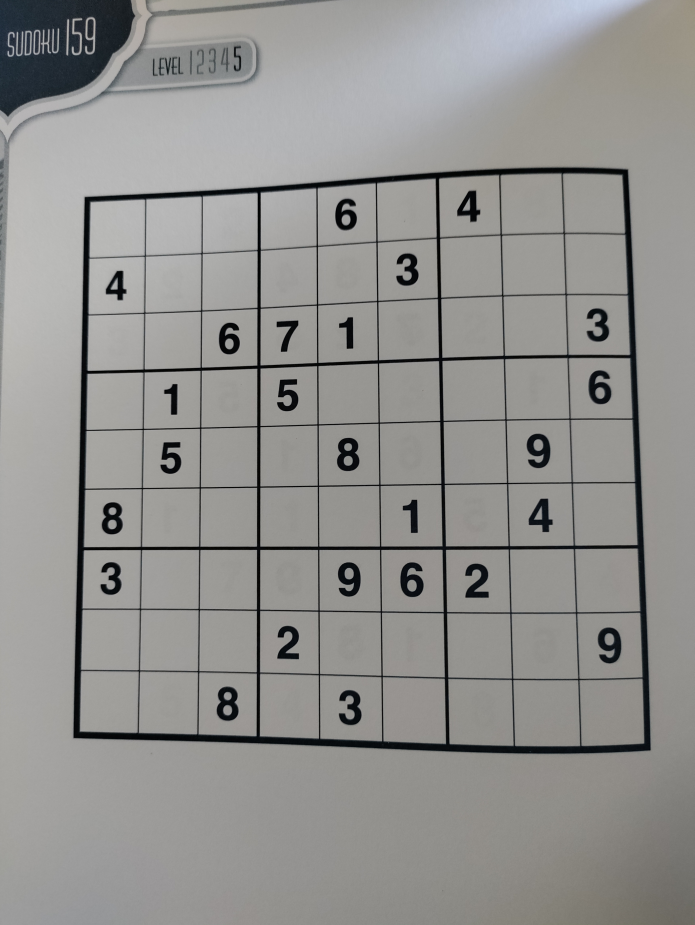
#> input picture puzzles/159.jpg, 3472 x 4624 px, given in place of multiple.jpg, which was not available (shown at 1/5 size)
$ python SolveFromImage.py
#> lines starting #> are read from the running program, lines starting #| are printed output that depends on the picture; after the words box and inside, x2 and y2 are one past the last pixel; in counts of white or black regions, pixels touching at a corner belong together; pictures that were not available may be replaced by others from this repository, and a replacement may not be noted
import cv2
import itertools
import numpy as np
import operator


def getOriginalImage(imgName):
    imgPath = f"puzzles/{imgName}.jpg"
    img = cv2.imread(imgPath)
    # img = cv2.resize(img, (0, 0), fx=0.2, fy=0.2)
    img = cv2.resize(img, (0, 0), fx=0.4, fy=0.4)
    return img


def preProcessImage(img):
    img = cv2.cvtColor(img, cv2.COLOR_BGR2GRAY)
    img = cv2.GaussianBlur(img, (9, 9), 0)
    img = cv2.adaptiveThreshold(
        img, 255, cv2.ADAPTIVE_THRESH_GAUSSIAN_C, cv2.THRESH_BINARY, 11, 2
    )
    img = cv2.bitwise_not(img, img)
    kernel = np.array([[0.0, 1.0, 0.0], [1.0, 1.0, 1.0], [0.0, 1.0, 0.0]], np.uint8)
    img = cv2.dilate(img, kernel)
    return img


def getGridBorder(originalImg, processedImg):
    contours, _ = cv2.findContours(
        processedImg, cv2.RETR_EXTERNAL, cv2.CHAIN_APPROX_SIMPLE
    )
    contours = sorted(contours, key=cv2.contourArea, reverse=True)
    img = cv2.drawContours(originalImg, contours, 0, (0, 0, 255), 10)
    return [img, contours[0]]


def getGridCornerPoints(grid):
    # Use "Ramer Doughlas Peucker algorithm" to get corners
    bottom_right, _ = max(
        enumerate(pt[0][0] + pt[0][1] for pt in grid), key=operator.itemgetter(1)
    )
    top_left, _ = min(
        enumerate(pt[0][0] + pt[0][1] for pt in grid), key=operator.itemgetter(1)
    )
    bottom_left, _ = min(
        enumerate(pt[0][0] - pt[0][1] for pt in grid), key=operator.itemgetter(1)
    )
    top_right, _ = max(
        enumerate(pt[0][0] - pt[0][1] for pt in grid), key=operator.itemgetter(1)
    )

    return [
        grid[top_left][0],
        grid[top_right][0],
        grid[bottom_right][0],
        grid[bottom_left][0],
    ]


def distance_between(p1, p2):
    a = p2[0] - p1[0]
    b = p2[1] - p1[1]
    return np.sqrt((a**2) + (b**2))


def cropAndWarpImg(img, corners):
    top_left, top_right, bottom_right, bottom_left = (
        corners[0],
        corners[1],
        corners[2],
        corners[3],
    )

    src = np.array([top_left, top_right, bottom_right, bottom_left], dtype="float32")
    side = max(
        [
            distance_between(bottom_right, top_right),
            distance_between(top_left, bottom_left),
            distance_between(bottom_right, bottom_left),
            distance_between(top_left, top_right),
        ]
    )
    dst = np.array(
        [[0, 0], [side - 1, 0], [side - 1, side - 1], [0, side - 1]], dtype="float32"
    )
    m = cv2.getPerspectiveTransform(src, dst)
    return cv2.warpPerspective(img, m, (int(side), int(side)))


def getGridCells(img):
    cells = []
    side = img.shape[:1]
    side = side[0] / 9
    for j, i in itertools.product(range(9), range(9)):
        # Top left corner of a cell
        p1 = (i * side, j * side)
        # Bottom right corner of a cell
        p2 = ((i + 1) * side, (j + 1) * side)
        cells.append((p1, p2))
    return cells


def cutOutCell(img, cell):
    return img[int(cell[0][1]) : int(cell[1][1]), int(cell[0][0]) : int(cell[1][0])]


def getLargestFeatureInCell(img, topL=None, bottomR=None):
    img = img.copy()
    height, width = img.shape[:2]
    maxArea = 0
    seedPoint = (0, 0)

    if topL is None:
        topL = [0, 0]

    if bottomR is None:
        bottomR = [width, height]

    for x in range(topL[0], bottomR[0]):
        for y in range(topL[1], bottomR[1]):
            # Only operate on light or white squares
            # Note that .item() appears to take input as y, x
            if img.item(y, x) == 255 and x < width and y < height:
                area = cv2.floodFill(img, None, (x, y), 64)
                if area[0] > maxArea:
                    maxArea = area[0]
                    seedPoint = (x, y)

    for x in range(width):
        for y in range(height):
            if img.item(y, x) == 255 and x < width and y < height:
                cv2.floodFill(img, None, (x, y), 64)

    mask = np.zeros((height + 2, width + 2), np.uint8)
    if all(p is not None for p in seedPoint):
        cv2.floodFill(img, mask, seedPoint, 255)

    top, bottom, left, right = height, 0, width, 0
    for x in range(width):
        for y in range(height):
            if img.item(y, x) == 64:
                cv2.floodFill(img, mask, (x, y), 0)

            if img.item(y, x) == 255:
                top = y if y < top else top
                bottom = y if y > bottom else bottom
                left = x if x < left else left
                right = x if x > right else right

    bbox = [[left, top], [right, bottom]]
    return img, np.array(bbox, dtype="float32"), seedPoint


def scaleAndCentre(img, size, margin=0, background=0):
    """Scales and centres an image onto a new background square."""
    height, width = img.shape[:2]

    def centrePad(length):
        """Handles centering for a given length that may be odd or even."""
        side1 = int((size - length) / 2)
        side2 = side1 if length % 2 == 0 else side1 + 1
        return side1, side2

    def scale(r, x):
        return int(r * x)

    if height > width:
        t_pad = int(margin / 2)
        b_pad = t_pad
        ratio = (size - margin) / height
        width, height = scale(ratio, width), scale(ratio, height)
        l_pad, r_pad = centrePad(width)
    else:
        l_pad = int(margin / 2)
        r_pad = l_pad
        ratio = (size - margin) / width
        width, height = scale(ratio, width), scale(ratio, height)
        t_pad, b_pad = centrePad(height)

    if width > 0:
        img = cv2.resize(img, (width, height))
    img = cv2.copyMakeBorder(
        img, t_pad, b_pad, l_pad, r_pad, cv2.BORDER_CONSTANT, None, background
    )
    return cv2.resize(img, (size, size))


def extractDigit(img, cell, size):
    digit = cutOutCell(img, cell)
    height, width = digit.shape[:2]
    margin = int(np.mean([height, width]) / 2.5)
    _, bbox, seed = getLargestFeatureInCell(
        digit, [margin, margin], [width - margin, height - margin]
    )
    digit = cutOutCell(digit, bbox)
    w = bbox[1][0] - bbox[0][0]
    h = bbox[1][1] - bbox[0][1]

    if w > 0 and h > 0 and (w * h) > 100 and len(digit) > 0:
        return scaleAndCentre(digit, size, 4)
    else:
        return np.zeros((size, size), np.uint8)


def getDigitsFromCells(img, cells, size):
    img = preProcessImage(img.copy())
    return [extractDigit(img, cell, size) for cell in cells]


def showImg(title, img):
    cv2.imshow(title, img)
    cv2.waitKey(0)
    cv2.destroyAllWindows()


def showDigits(digits, colour=255):
    """Shows list of 81 extracted digits in a grid format"""
    rows = []
    with_border = [
        cv2.copyMakeBorder(img.copy(), 1, 1, 1, 1, cv2.BORDER_CONSTANT, None, colour)
        for img in digits
    ]
    for i in range(9):
        row = np.concatenate(with_border[i * 9 : ((i + 1) * 9)], axis=1)
        rows.append(row)

    return np.concatenate(rows)


def getBoard():
    # Get the original img
    originalImg = getOriginalImage("multiple")
#> in getOriginalImage, img is the input picture: shape (4624, 3472, 3); mean B, G, R 143.1, 145.4, 145.9
    showImg("Original", originalImg)

    # Set Thresholds up on the img
    preProcessedImg = preProcessImage(originalImg)
#> in preProcessImage, `img = cv2.adaptiveThreshold( img, 255, cv2.ADAPTIVE_THRESH_GAUSSIAN_C,..`:
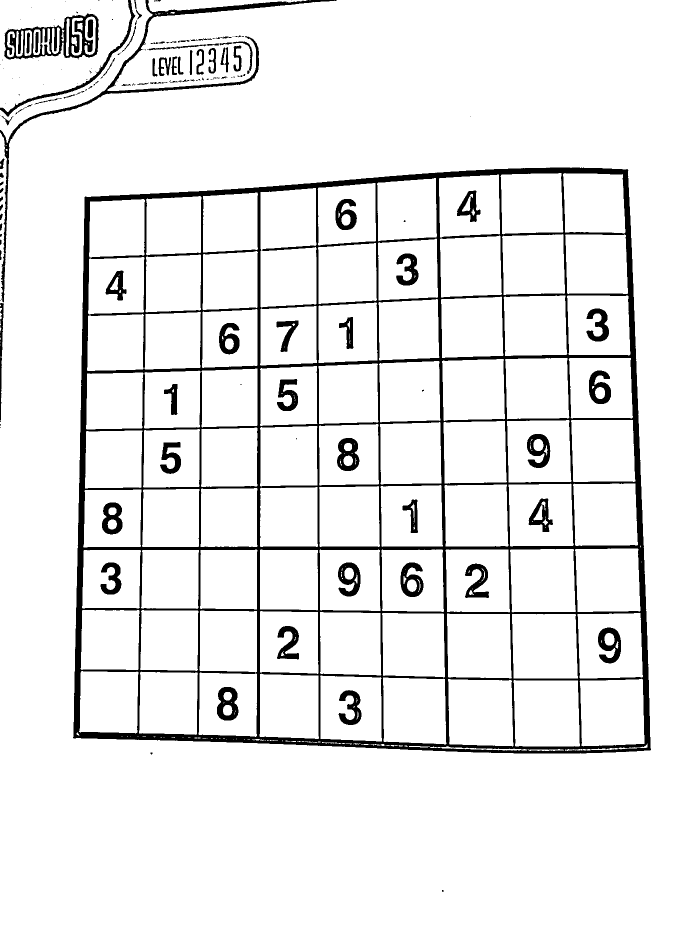
#> img: shape (1850, 1389) (shown at 1/2 size); 92.4% white; 163 black regions (82 under 20 px), largest, box (x1, y1, x2, y2) and area: (146, 335, 1302, 1507) 133399, (0, 0, 673, 605) 8968, (8, 27, 198, 119) 6408
#> in preProcessImage, `img = cv2.dilate(img, kernel)`:
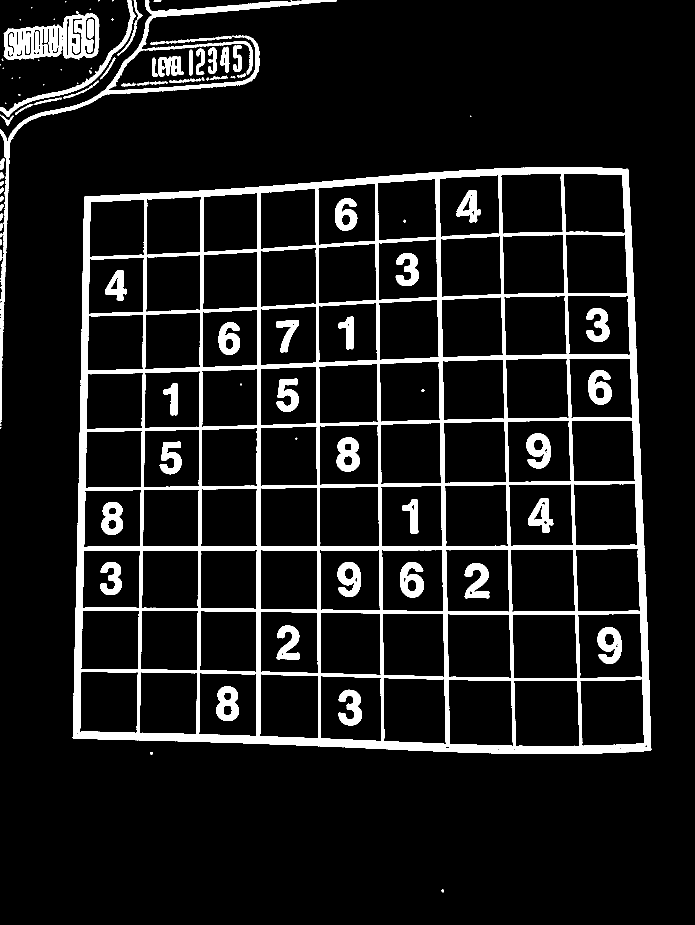
#> img: shape (1850, 1389) (shown at 1/2 size); 10% white; 104 white regions (26 under 20 px)
    showImg("After Thresholding", preProcessedImg)

    # Get the sudoku grid borders
    gridWithBorder, gridEdges = getGridBorder(originalImg.copy(), preProcessedImg)
#> in getGridBorder, `contours, _ = cv2.findContours( processedImg, cv2.RETR_EXTERNAL, cv2.C..`: contours = 72 contours, 30 with area under 20; largest, box (x1, y1, x2, y2) and area: (145, 334, 1303, 1508) 1274137, (7, 26, 199, 120) 12676, (0, 0, 674, 845) 12571, (0, 0, 272, 234) 2706, (342, 112, 368, 151) 641
#> in getGridBorder, `img = cv2.drawContours(originalImg, contours, 0, (0, 0, 255), 10)`:
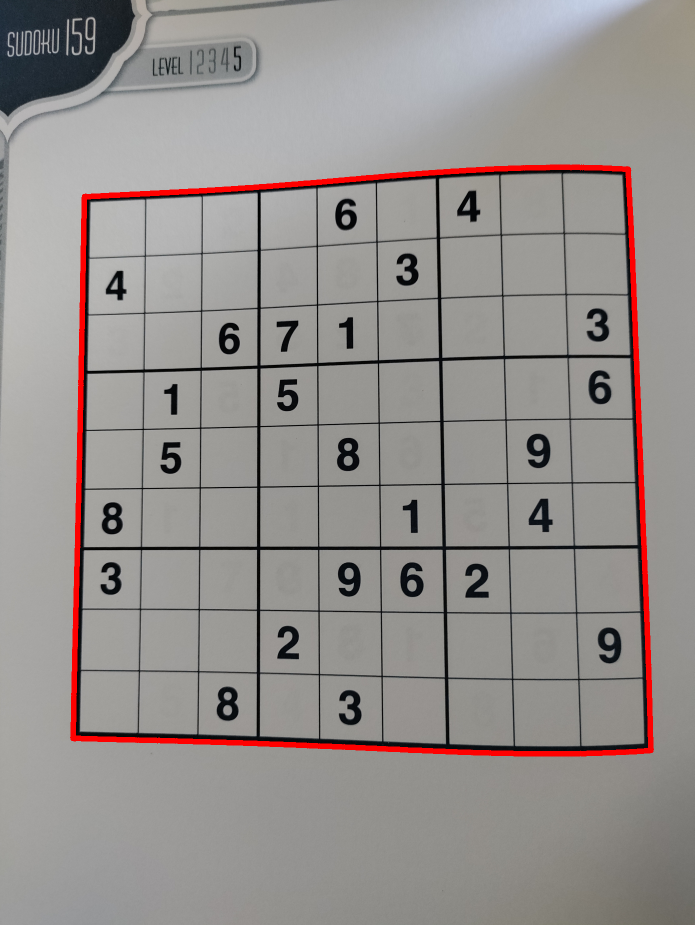
#> img: shape (1850, 1389, 3) (shown at 1/2 size); mean of channels 0, 1, 2 141.4, 143.7, 149.2; drawn as B, G, R
#> gridEdges = contour of 509 points, box (x1, y1, x2, y2) (145, 334, 1303, 1508), area 1274137
    showImg("Grid with Border", gridWithBorder)

    # Get the grid corner points
    corners = getGridCornerPoints(gridEdges)
#> in getGridCornerPoints, `bottom_right, _ = max( enumerate(pt[0][0] + pt[0][1] for pt in grid), ..`: bottom_right = 349
#> in getGridCornerPoints, `top_left, _ = min( enumerate(pt[0][0] + pt[0][1] for pt in grid), key=..`: top_left = 132
#> in getGridCornerPoints, `bottom_left, _ = min( enumerate(pt[0][0] - pt[0][1] for pt in grid), k..`: bottom_left = 228
#> in getGridCornerPoints, `top_right, _ = max( enumerate(pt[0][0] - pt[0][1] for pt in grid), key..`: top_right = 477
#> corners = [[170, 392], [1257, 340], [1300, 1501], [145, 1475]]

    # get the extracted grid on its own
    croppedGridImg = cropAndWarpImg(originalImg, corners)
#> in cropAndWarpImg, `top_left, top_right, bottom_right, bottom_left = ( corners[0], corners..`: top_left = [170, 392]; top_right = [1257, 340]; bottom_right = [1300, 1501]; bottom_left = [145, 1475]
#> in cropAndWarpImg, `src = np.array([top_left, top_right, bottom_right, bottom_left], dtype..`: src has the same summary as corners in getBoard
#> in distance_between, `a = p2[0] - p1[0]`: a = -43
#> in distance_between, `b = p2[1] - p1[1]`: b = -1161
#> in cropAndWarpImg, `side = max( [ distance_between(bottom_right, top_right), distance_betw..`: side = 1161.8
#> in cropAndWarpImg, `dst = np.array( [[0, 0], [side - 1, 0], [side - 1, side - 1], [0, side..`: dst = [[0, 0], [1160.8, 0], [1160.8, 1160.8], [0, 1160.8]]
#> in cropAndWarpImg, `m = cv2.getPerspectiveTransform(src, dst)`: m = [[1.18, 0.0273, -212.1], [0.0563, 1.18, -470.9], [7e-05, 5.88e-05, 1]]
#> in cropAndWarpImg, `return cv2.warpPerspective(img, m, (int(side), int(side)))`:
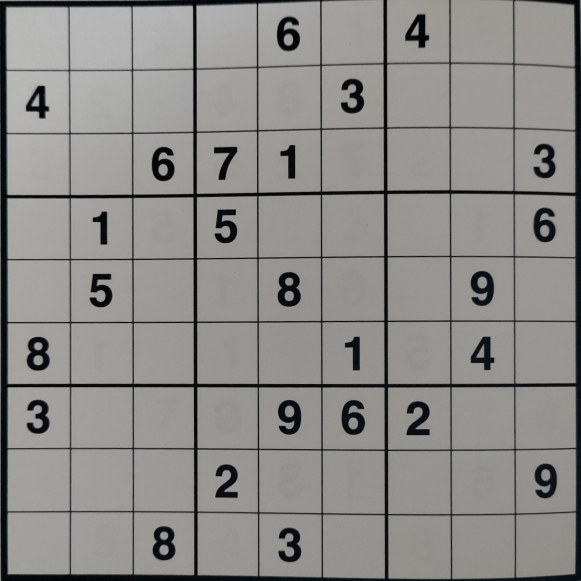
#> returned value: shape (1161, 1161, 3) (shown at 1/2 size); mean of channels 0, 1, 2 136.5, 139.3, 140; drawn as B, G, R
    showImg("Grid Only", croppedGridImg)

    gridCells = getGridCells(croppedGridImg)
#> gridCells = 81 items
    # print(gridCells)

    digits = getDigitsFromCells(croppedGridImg, gridCells, 50)
#> in preProcessImage (call 2), `img = cv2.adaptiveThreshold( img, 255, cv2.ADAPTIVE_THRESH_GAUSSIAN_C,..`:
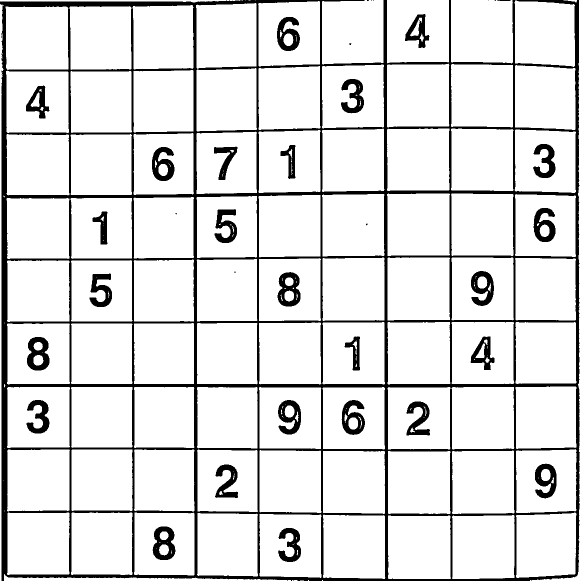
#> img: shape (1161, 1161) (shown at 1/2 size); 88.2% white; 37 black regions (10 under 20 px), largest, box (x1, y1, x2, y2) and area: (0, 0, 1160, 1161) 119662, (555, 544, 601, 613) 1905, (54, 674, 99, 741) 1871
#> in preProcessImage (call 2), `img = cv2.bitwise_not(img, img)`:
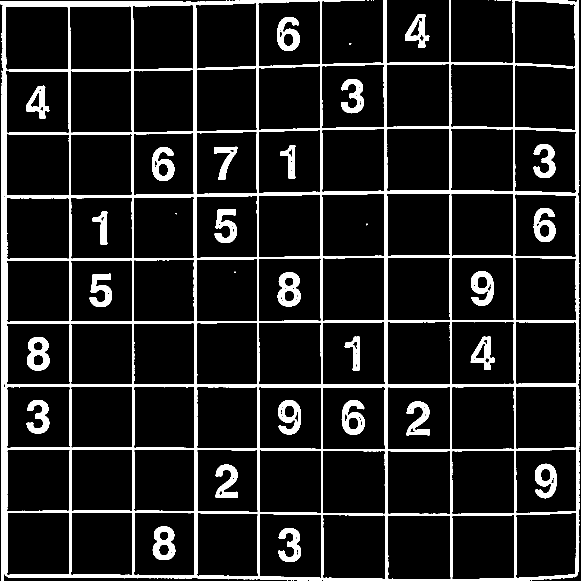
#> img: shape (1161, 1161) (shown at 1/2 size); 11.8% white; 37 white regions (10 under 20 px), largest, box (x1, y1, x2, y2) and area: (0, 0, 1160, 1161) 119662, (555, 544, 601, 613) 1905, (54, 674, 99, 741) 1871
#> in preProcessImage (call 2), `img = cv2.dilate(img, kernel)`:
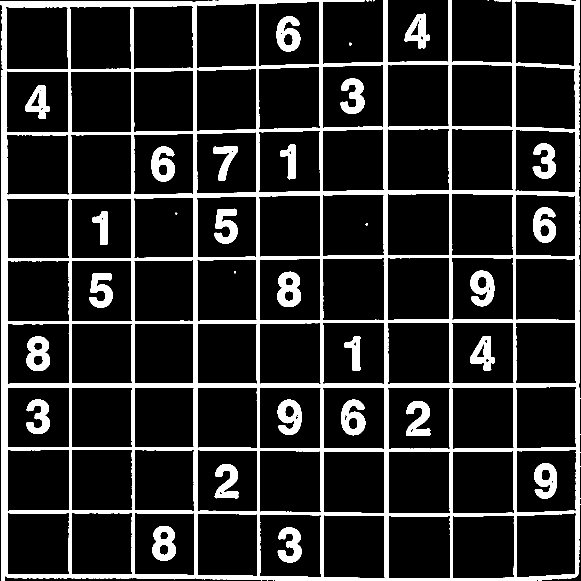
#> img: shape (1161, 1161) (shown at 1/2 size); 15.6% white; 35 white regions (6 under 20 px), largest, box (x1, y1, x2, y2) and area: (0, 0, 1161, 1161) 162425, (554, 543, 602, 614) 2263, (941, 541, 989, 613) 2195
    processedImg = showDigits(digits)
    showImg("Processed Grid", processedImg)


#> (the run stopped early here; a loop or call above may not have finished)

$ run again, on puzzles/219.jpg
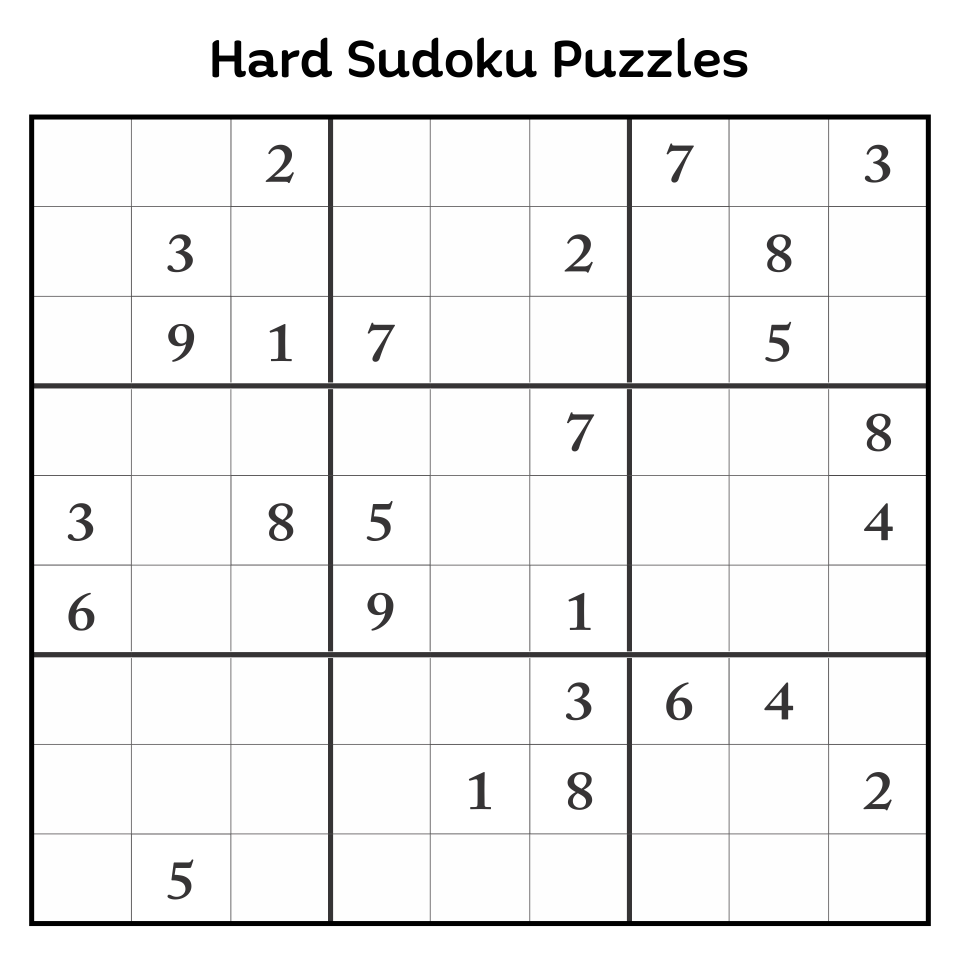
#> input picture puzzles/219.jpg, 1920 x 1920 px, given in place of multiple.jpg, which was not available (shown at 1/2 size)
#> in getOriginalImage, img is the input picture: shape (1920, 1920, 3); mean B, G, R 240.2, 240.2, 240.3
#> in preProcessImage, `img = cv2.dilate(img, kernel)`:
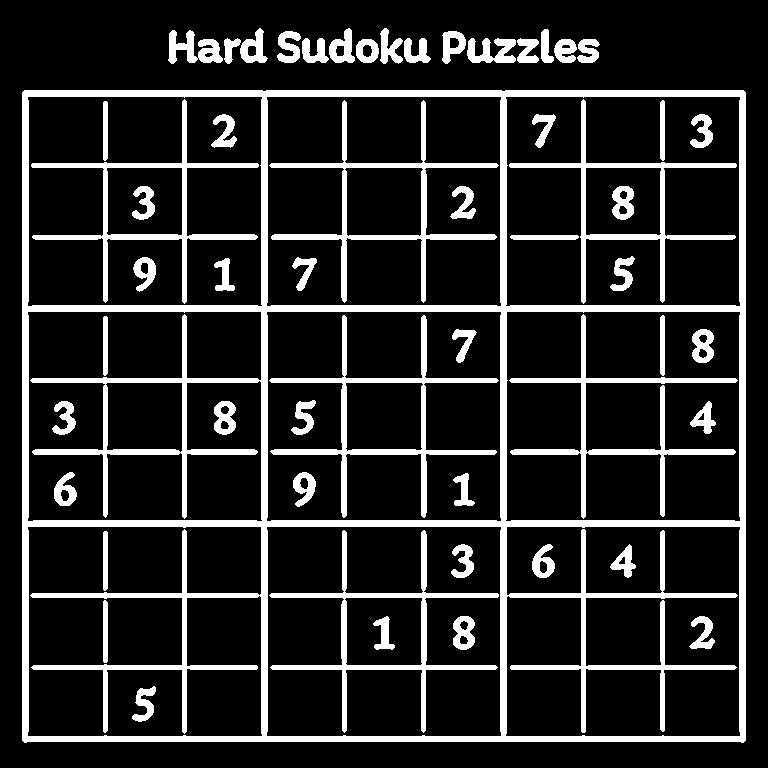
#> img: shape (768, 768); 15.9% white; 55 white regions
#> contours = 16 contours; largest, box (x1, y1, x2, y2) and area: (22, 90, 746, 743) 470668, (168, 30, 223, 64) 879, (467, 38, 516, 63) 677, (240, 28, 268, 63) 538, (329, 28, 355, 63) 536
#> gridEdges = contour of 20 points, box (x1, y1, x2, y2) (22, 90, 746, 743), area 470668
#> in getGridCornerPoints, `bottom_right, _ = max( enumerate(pt[0][0] + pt[0][1] for pt in grid), ..`: bottom_right = 8
#> in getGridCornerPoints, `top_left, _ = min( enumerate(pt[0][0] + pt[0][1] for pt in grid), key=..`: top_left = 0
#> in getGridCornerPoints, `bottom_left, _ = min( enumerate(pt[0][0] - pt[0][1] for pt in grid), k..`: bottom_left = 2
#> in getGridCornerPoints, `top_right, _ = max( enumerate(pt[0][0] - pt[0][1] for pt in grid), key..`: top_right = 10
#> corners = [[24, 90], [745, 92], [743, 742], [22, 740]]
#> in cropAndWarpImg, `top_left, top_right, bottom_right, bottom_left = ( corners[0], corners..`: top_left = [24, 90]; top_right = [745, 92]; bottom_right = [743, 742]; bottom_left = [22, 740]
#> src = [[24, 90], [745, 92], [743, 742], [22, 740]]
#> a = 2
#> b = -650
#> in cropAndWarpImg, `side = max( [ distance_between(bottom_right, top_right), distance_betw..`: side = 721
#> dst = [[0, 0], [720, 0], [720, 720], [0, 720]]
#> m = [[0.999, 0.00307, -24.24], [-0.00307, 1.11, -99.62], [-2.71e-20, -8.36e-20, 1]]
#> gridCells = 81 items
#> after the loop in showDigits, `for i in range(9):`: rows = 9 items
#> in showDigits, `return np.concatenate(rows)`:
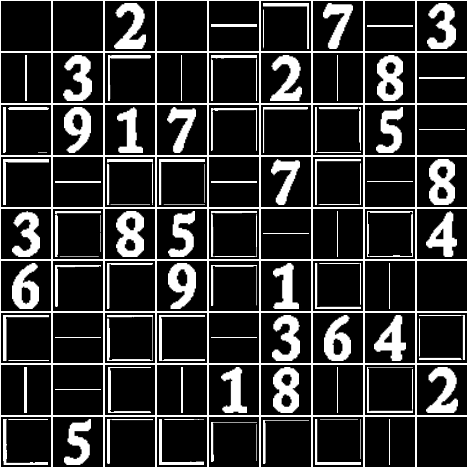
#> returned value: shape (468, 468); min 0, max 255, mean 50.9
